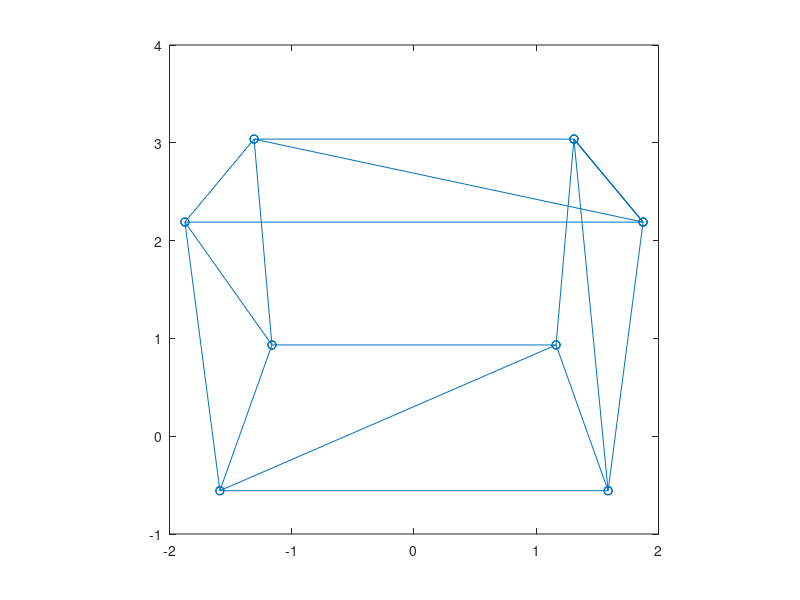

This chart was generated by the following MATLAB code:
s = 4;  % Distance from origin to screen
d = 8;  % Distance from screen to camera

E = [0, 5, s+d];
T = [0, 0, 0];
t_n = (T-E)/norm(T-E);


vertices = [
    2, 2, 0;
    2, -2, 0;
    -2, -2, 0;
    -2, 2, 0;
    
    2, 2, 4;
    2, -2, 4;
    -2, -2, 4;
    -2, 2, 4;
];

edges = [
    1 2;
    2 3;
    3 4;
    4 1;
    
    5 6;
    6 7;
    7 8;
    8 5;
    
    5 1;
    6 2;
    7 3;
    8 4;
    5 1;  % Temp...
];

p = vertices(edges', :);

r = p - E;
r_n = r/norm(r);

p = (d./(r_n*t_n')) .* r_n + E;

fig = figure('Name', 'Object');
plot(p(:,1), p(:,2), '-o');

axis square;
